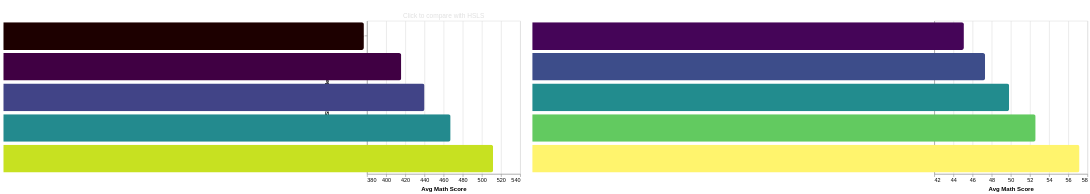

This figure's notebook cell:
### Markdown cell above
## Viz 7: Universal SES-Achievement Connection

**Left**: Horizontal bar chart showing PISA math scores by SES quintile  
**Right**: Horizontal bar chart showing HSLS math scores by SES quintile

### Code cell
pisa_v7 = pisa_df[(pisa_df["ESCS"].notna()) &
                   (pisa_df["PV1MATH"].notna())].copy()
pisa_v7["SES_Quintile"] = pd.qcut(pisa_v7["ESCS"], 5, labels = ["Q1 (Lowest)", "Q2", "Q3", "Q4", "Q5 (Highest)"])

pisa_ses = pisa_v7.groupby("SES_Quintile").agg(
    Math_Score = ("PV1MATH", "mean"),
    Count = ("PV1MATH", "count")
).reset_index()

hsls_v7 = hsls_df[(hsls_df["X1SESQ5"].notna()) &
                   (hsls_df["X1TXMTSCOR"].notna())].copy()
hsls_v7 = hsls_v7[hsls_v7["X1SESQ5"] > 0]
hsls_v7["SES_Quintile"] = hsls_v7["X1SESQ5"].map({1: "Q1 (Lowest)", 2: "Q2", 3: "Q3", 4: "Q4", 5: "Q5 (Highest)"})

hsls_ses = hsls_v7.groupby("SES_Quintile").agg(
    Math_Score = ("X1TXMTSCOR", "mean"),
    Count = ("X1TXMTSCOR", "count")
).reset_index()

quintile_order = ["Q1 (Lowest)", "Q2", "Q3", "Q4", "Q5 (Highest)"]
ses_highlight = alt.selection_point(fields = ["SES_Quintile"], name = "ses_highlight")

left_chart = alt.Chart(pisa_ses).mark_bar(
    cornerRadiusTopRight = 4, cornerRadiusBottomRight = 4, cursor = "pointer"
).encode(
    y = alt.Y("SES_Quintile:O", title = "SES Quintile", sort = quintile_order),
    x = alt.X("Math_Score:Q", title = "Avg Math Score", scale = alt.Scale(domain = [380, 540])),
    color = alt.Color("Math_Score:Q",
                    scale = alt.Scale(scheme = "viridis", domain = [420, 520]),
                    legend = None),
    opacity = alt.condition(ses_highlight, alt.value(1), alt.value(0.4)),
    tooltip = ["SES_Quintile:N",
             alt.Tooltip("Math_Score:Q", format = ".1f"),
             alt.Tooltip("Count:Q", format = ",d", title = "Students")]
).add_params(ses_highlight).properties(
    name = "view_1",
    title = {"text": "PISA (International)", "subtitle": "Click to compare with HSLS",
           "color": "#FFFFFF", "fontSize": 14, "subtitleColor": "#E0E0E0"},
    width = 280, height = 280
)

right_chart = alt.Chart(hsls_ses).mark_bar(
    cornerRadiusTopRight = 4, cornerRadiusBottomRight = 4
).encode(
    y = alt.Y("SES_Quintile:O", title = None, sort = quintile_order),
    x = alt.X("Math_Score:Q", title = "Avg Math Score", scale = alt.Scale(domain = [42, 58])),
    color = alt.Color("Math_Score:Q",
                    scale = alt.Scale(scheme = "viridis", domain = [45, 55]),
                    legend = None),
    opacity = alt.condition(ses_highlight, alt.value(1), alt.value(0.4)),
    tooltip = ["SES_Quintile:N",
             alt.Tooltip("Math_Score:Q", format = ".1f"),
             alt.Tooltip("Count:Q", format = ",d", title = "Students")]
).properties(
    title = {"text": "HSLS (US)", "color": "#FFFFFF", "fontSize": 14},
    width = 280, height = 280
)

viz7 = alt.hconcat(left_chart, right_chart).resolve_scale(color = "independent")
save_chart(viz7, "combined_efficacy_comparison.json")
viz7

### Figure 1 — Vega-Lite specification as saved in the notebook (floating-point values rounded to 4 significant figures)
{"config": {"view": {"continuousWidth": 300, "continuousHeight": 300}}, "hconcat": [{"data": {"name": "data-2f61457cdad568c6ff2f4a4ede61902f"}, "mark": {"type": "bar", "cornerRadiusBottomRight": 4, "cornerRadiusTopRight": 4, "cursor": "pointer"}, "encoding": {"color": {"field": "Math_Score", "legend": null, "scale": {"domain": [420, 520], "scheme": "viridis"}, "type": "quantitative"}, "opacity": {"condition": {"param": "ses_highlight", "value": 1}, "value": 0.4}, "tooltip": [{"field": "SES_Quintile", "type": "nominal"}, {"field": "Math_Score", "format": ".1f", "type": "quantitative"}, {"field": "Count", "format": ",d", "title": "Students", "type": "quantitative"}], "x": {"field": "Math_Score", "scale": {"domain": [380, 540]}, "title": "Avg Math Score", "type": "quantitative"}, "y": {"field": "SES_Quintile", "sort": ["Q1 (Lowest)", "Q2", "Q3", "Q4", "Q5 (Highest)"], "title": "SES Quintile", "type": "ordinal"}}, "height": 280, "name": "view_1", "title": {"text": "PISA (International)", "subtitle": "Click to compare with HSLS", "color": "#FFFFFF", "fontSize": 14, "subtitleColor": "#E0E0E0"}, "width": 280}, {"data": {"name": "data-f71ca11ebdf6226db3858eec4deb838e"}, "mark": {"type": "bar", "cornerRadiusBottomRight": 4, "cornerRadiusTopRight": 4}, "encoding": {"color": {"field": "Math_Score", "legend": null, "scale": {"domain": [45, 55], "scheme": "viridis"}, "type": "quantitative"}, "opacity": {"condition": {"param": "ses_highlight", "value": 1}, "value": 0.4}, "tooltip": [{"field": "SES_Quintile", "type": "nominal"}, {"field": "Math_Score", "format": ".1f", "type": "quantitative"}, {"field": "Count", "format": ",d", "title": "Students", "type": "quantitative"}], "x": {"field": "Math_Score", "scale": {"domain": [42, 58]}, "title": "Avg Math Score", "type": "quantitative"}, "y": {"field": "SES_Quintile", "sort": ["Q1 (Lowest)", "Q2", "Q3", "Q4", "Q5 (Highest)"], "title": null, "type": "ordinal"}}, "height": 280, "title": {"text": "HSLS (US)", "color": "#FFFFFF", "fontSize": 14}, "width": 280}], "params": [{"name": "ses_highlight", "select": {"type": "point", "fields": ["SES_Quintile"]}, "views": ["view_1"]}], "resolve": {"scale": {"color": "independent"}}, "$schema": "https://vega.github.io/schema/vega-lite/v5.20.1.json", "datasets": {"data-2f61457cdad568c6ff2f4a4ede61902f": [{"SES_Quintile": "Q1 (Lowest)", "Math_Score": 376.7, "Count": 117662}, {"SES_Quintile": "Q2", "Math_Score": 415.8, "Count": 117649}, {"SES_Quintile": "Q3", "Math_Score": 440.0, "Count": 117656}, {"SES_Quintile": "Q4", "Math_Score": 467.3, "Count": 117661}, {"SES_Quintile": "Q5 (Highest)", "Math_Score": 511.7, "Count": 117648}], "data-f71ca11ebdf6226db3858eec4deb838e": [{"SES_Quintile": "Q1 (Lowest)", "Math_Score": 45.09, "Count": 3434}, {"SES_Quintile": "Q2", "Math_Score": 47.31, "Count": 3705}, {"SES_Quintile": "Q3", "Math_Score": 49.82, "Count": 4233}, {"SES_Quintile": "Q4", "Math_Score": 52.59, "Count": 4553}, {"SES_Quintile": "Q5 (Highest)", "Math_Score": 57.17, "Count": 5519}]}}
